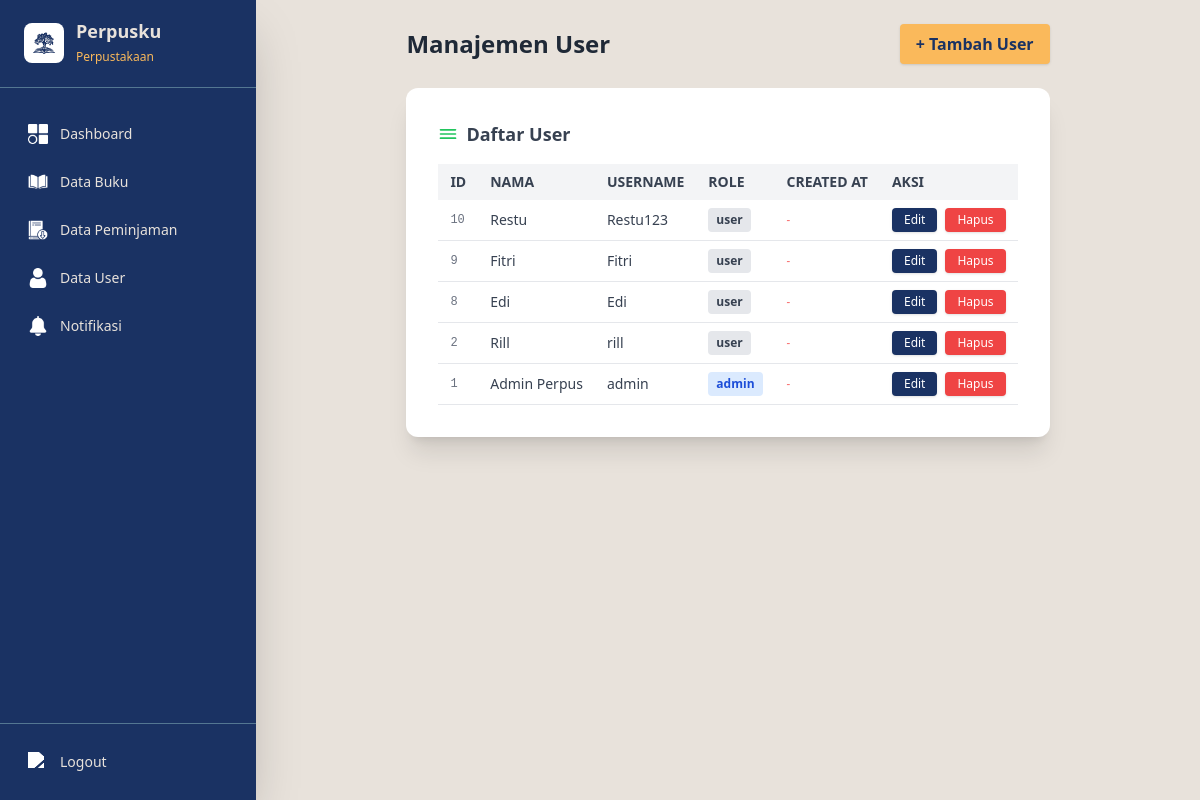
/view/admin/crud_user.php (signed in), run on the app's committed database.
### tables this page shows
CREATE TABLE `users` (
  `id_user` int(11) NOT NULL,
  `nama` varchar(100) NOT NULL,
  `username` varchar(50) NOT NULL,
  `password` varchar(255) NOT NULL,
  `role` enum('admin','user') NOT NULL,
  `created_at` datetime DEFAULT current_timestamp()
);

### view/admin/crud_user.php (the view, shortened to what this page needs)
<?php
include '../../model/koneksi.php';
$result = mysqli_query($koneksi, "SELECT * FROM users ORDER BY id_user DESC");
?>
<!DOCTYPE html>
<html lang="id">
<head>
	<script src="https://cdn.tailwindcss.com"></script>
</head>
<body class="bg-perpusku4 min-h-screen">
	<?php include '../partials/admin_sidebar.php'; ?>
	<div id="mainContent" class="flex-1 flex flex-col min-h-screen md:ml-64 transition-all duration-300 p-4 md:p-6">
		<div class="max-w-4xl mx-auto">
			<div class="flex items-center justify-between mb-6">
				<h2 class="text-2xl font-bold text-gray-800">Manajemen User</h2>
				<a href="tambah_user.php" class="bg-perpusku3 hover:bg-yellow-400 text-perpusku1 font-semibold px-4 py-2 rounded shadow">+ Tambah User</a>
			</div>
			<div class="bg-white rounded-xl shadow-xl p-6 md:p-8 mb-8">
				<div class="font-semibold text-lg mb-4 text-gray-700 flex items-center gap-2">
					<svg xmlns="http://www.w3.org/2000/svg" class="h-5 w-5 text-green-500" fill="none" viewBox="0 0 24 24" stroke="currentColor"><path stroke-linecap="round" stroke-linejoin="round" stroke-width="2" d="M3 7h18M3 12h18M3 17h18" /></svg>
					Daftar User
				</div>
				<div class="overflow-x-auto">
					<table class="min-w-full text-sm text-left text-gray-700">
						<thead class="bg-gray-100 text-gray-700 uppercase">
							<tr>
								<th class="py-2 px-3">ID</th>
								<th class="py-2 px-3">Nama</th>
								<th class="py-2 px-3">Username</th>
								<th class="py-2 px-3">Role</th>
								<th class="py-2 px-3">Created At</th>
								<th class="py-2 px-3">Aksi</th>
							</tr>
						</thead>
						<tbody>
						<?php while ($row = mysqli_fetch_assoc($result)): ?>
							<tr class="border-b hover:bg-blue-50">
								<td class="py-2 px-3 font-mono text-xs text-gray-500"><?= htmlspecialchars($row['id_user']) ?></td>
								<td class="py-2 px-3"><?= htmlspecialchars($row['nama']) ?></td>
								<td class="py-2 px-3"><?= htmlspecialchars($row['username']) ?></td>
								<td class="py-2 px-3">
									<span class="inline-block px-2 py-1 rounded text-xs font-semibold <?= $row['role'] == 'admin' ? 'bg-blue-100 text-blue-700' : 'bg-gray-200 text-gray-700' ?>">
										<?= htmlspecialchars($row['role']) ?>
									</span>
								</td>
								<td class="py-2 px-3 text-xs text-gray-500"><?= isset($row['create_at']) ? htmlspecialchars($row['create_at']) : '<span class="italic text-red-400">-</span>' ?></td>
								<td class="py-2 px-3 flex gap-2">
									<a href="tambah_user.php?edit=<?= $row['id_user'] ?>" class="bg-perpusku1 hover:bg-perpusku2 text-white px-3 py-1 rounded shadow text-xs">Edit</a>
									<a href="../../controller/aksi_crud_user.php?hapus=<?= $row['id_user'] ?>" class="bg-red-500 hover:bg-red-600 text-white px-3 py-1 rounded shadow text-xs" onclick="return confirm('Yakin hapus user ini?')">Hapus</a>
								</td>
							</tr>
						<?php endwhile; ?>
						</tbody>
					</table>
				</div>
			</div>
		</div>
	</div>
</body>
</html>

### data on the page
users: id_user "10", nama "Restu", username "Restu123", role "user"
users: id_user "9", nama "Fitri", username "Fitri", role "user"
users: id_user "8", nama "Edi", username "Edi", role "user"
users: id_user "2", nama "Rill", username "rill", role "user"
users: id_user "1", nama "Admin Perpus", username "admin", role "admin"
